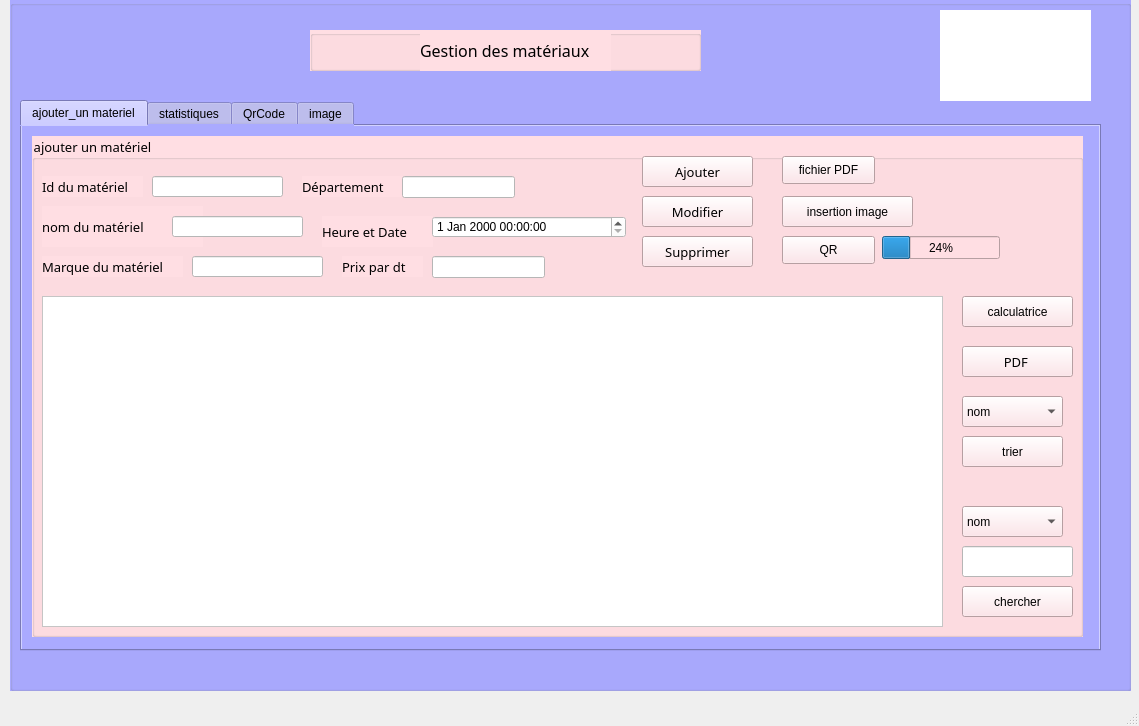
<?xml version="1.0" encoding="UTF-8"?>
<ui version="4.0">
 <class>MainWindow</class>
 <widget class="QMainWindow" name="MainWindow">
  <property name="geometry">
   <rect>
    <x>0</x>
    <y>0</y>
    <width>1139</width>
    <height>726</height>
   </rect>
  </property>
  <property name="windowTitle">
   <string>MainWindow</string>
  </property>
  <widget class="QWidget" name="centralwidget">
   <widget class="QGroupBox" name="groupBox">
    <property name="geometry">
     <rect>
      <x>10</x>
      <y>0</y>
      <width>1121</width>
      <height>691</height>
     </rect>
    </property>
    <property name="styleSheet">
     <string notr="true">background-color: rgb(170, 170, 255);</string>
    </property>
    <property name="title">
     <string/>
    </property>
    <widget class="QGroupBox" name="groupBox_11">
     <property name="geometry">
      <rect>
       <x>300</x>
       <y>30</y>
       <width>391</width>
       <height>41</height>
      </rect>
     </property>
     <property name="styleSheet">
      <string notr="true">background-color: rgb(255, 222, 227);</string>
     </property>
     <property name="title">
      <string/>
     </property>
     <widget class="QLabel" name="label_12">
      <property name="geometry">
       <rect>
        <x>110</x>
        <y>0</y>
        <width>191</width>
        <height>41</height>
       </rect>
      </property>
      <property name="font">
       <font>
        <family>Berlin Sans FB</family>
        <pointsize>12</pointsize>
        <weight>50</weight>
        <italic>false</italic>
        <bold>false</bold>
       </font>
      </property>
      <property name="styleSheet">
       <string notr="true">font: 12pt &quot;Berlin Sans FB&quot;;</string>
      </property>
      <property name="text">
       <string>Gestion des matériaux</string>
      </property>
     </widget>
    </widget>
    <widget class="QTabWidget" name="tabWidget">
     <property name="geometry">
      <rect>
       <x>10</x>
       <y>100</y>
       <width>1081</width>
       <height>551</height>
      </rect>
     </property>
     <property name="currentIndex">
      <number>0</number>
     </property>
     <widget class="QWidget" name="ajouter_un_materiel">
      <attribute name="title">
       <string>ajouter_un materiel</string>
      </attribute>
      <widget class="QGroupBox" name="groupBox_2">
       <property name="geometry">
        <rect>
         <x>10</x>
         <y>10</y>
         <width>1051</width>
         <height>501</height>
        </rect>
       </property>
       <property name="font">
        <font>
         <family>Berlin Sans FB</family>
         <pointsize>10</pointsize>
         <weight>50</weight>
         <italic>false</italic>
         <bold>false</bold>
        </font>
       </property>
       <property name="styleSheet">
        <string notr="true">background-color: rgb(255, 222, 227);
font: 10pt &quot;Berlin Sans FB&quot;;
</string>
       </property>
       <property name="title">
        <string>ajouter un matériel</string>
       </property>
       <widget class="QLabel" name="label">
        <property name="geometry">
         <rect>
          <x>10</x>
          <y>70</y>
          <width>161</width>
          <height>41</height>
         </rect>
        </property>
        <property name="font">
         <font>
          <family>Berlin Sans FB</family>
          <pointsize>10</pointsize>
          <weight>50</weight>
          <italic>false</italic>
          <bold>false</bold>
         </font>
        </property>
        <property name="text">
         <string>nom du matériel</string>
        </property>
       </widget>
       <widget class="QLabel" name="label_2">
        <property name="geometry">
         <rect>
          <x>10</x>
          <y>40</y>
          <width>101</width>
          <height>21</height>
         </rect>
        </property>
        <property name="font">
         <font>
          <family>Berlin Sans FB</family>
          <pointsize>10</pointsize>
          <weight>50</weight>
          <italic>false</italic>
          <bold>false</bold>
         </font>
        </property>
        <property name="text">
         <string>Id du matériel</string>
        </property>
       </widget>
       <widget class="QLineEdit" name="le_id">
        <property name="geometry">
         <rect>
          <x>120</x>
          <y>40</y>
          <width>131</width>
          <height>21</height>
         </rect>
        </property>
        <property name="styleSheet">
         <string notr="true">background-color: rgb(255, 255, 255);</string>
        </property>
        <property name="echoMode">
         <enum>QLineEdit::Password</enum>
        </property>
       </widget>
       <widget class="QLabel" name="label_3">
        <property name="geometry">
         <rect>
          <x>10</x>
          <y>120</y>
          <width>141</width>
          <height>21</height>
         </rect>
        </property>
        <property name="font">
         <font>
          <family>Berlin Sans FB</family>
          <pointsize>10</pointsize>
          <weight>50</weight>
          <italic>false</italic>
          <bold>false</bold>
         </font>
        </property>
        <property name="text">
         <string>Marque du matériel</string>
        </property>
       </widget>
       <widget class="QLabel" name="label_4">
        <property name="geometry">
         <rect>
          <x>270</x>
          <y>40</y>
          <width>101</width>
          <height>21</height>
         </rect>
        </property>
        <property name="font">
         <font>
          <family>Berlin Sans FB</family>
          <pointsize>10</pointsize>
          <weight>50</weight>
          <italic>false</italic>
          <bold>false</bold>
         </font>
        </property>
        <property name="text">
         <string>Département</string>
        </property>
       </widget>
       <widget class="QLabel" name="label_6">
        <property name="geometry">
         <rect>
          <x>290</x>
          <y>80</y>
          <width>111</width>
          <height>31</height>
         </rect>
        </property>
        <property name="font">
         <font>
          <family>Berlin Sans FB</family>
          <pointsize>10</pointsize>
          <weight>50</weight>
          <italic>false</italic>
          <bold>false</bold>
         </font>
        </property>
        <property name="text">
         <string>Heure et Date</string>
        </property>
       </widget>
       <widget class="QLineEdit" name="le_marque">
        <property name="geometry">
         <rect>
          <x>160</x>
          <y>120</y>
          <width>131</width>
          <height>21</height>
         </rect>
        </property>
        <property name="styleSheet">
         <string notr="true">background-color: rgb(255, 255, 255);</string>
        </property>
       </widget>
       <widget class="QDateTimeEdit" name="le_heu_date">
        <property name="geometry">
         <rect>
          <x>400</x>
          <y>80</y>
          <width>194</width>
          <height>22</height>
         </rect>
        </property>
        <property name="styleSheet">
         <string notr="true">background-color: rgb(255, 255, 255);</string>
        </property>
       </widget>
       <widget class="QPushButton" name="pb_ajouter">
        <property name="geometry">
         <rect>
          <x>610</x>
          <y>20</y>
          <width>111</width>
          <height>31</height>
         </rect>
        </property>
        <property name="font">
         <font>
          <family>Berlin Sans FB</family>
          <pointsize>10</pointsize>
          <weight>50</weight>
          <italic>false</italic>
          <bold>false</bold>
         </font>
        </property>
        <property name="text">
         <string>Ajouter</string>
        </property>
       </widget>
       <widget class="QLabel" name="label_10">
        <property name="geometry">
         <rect>
          <x>310</x>
          <y>120</y>
          <width>81</width>
          <height>21</height>
         </rect>
        </property>
        <property name="font">
         <font>
          <family>Berlin Sans FB</family>
          <pointsize>10</pointsize>
          <weight>50</weight>
          <italic>false</italic>
          <bold>false</bold>
         </font>
        </property>
        <property name="text">
         <string>Prix par dt</string>
        </property>
       </widget>
       <widget class="QLineEdit" name="le_nom">
        <property name="geometry">
         <rect>
          <x>140</x>
          <y>80</y>
          <width>131</width>
          <height>21</height>
         </rect>
        </property>
        <property name="styleSheet">
         <string notr="true">background-color: rgb(255, 255, 255);</string>
        </property>
       </widget>
       <widget class="QPushButton" name="pb_modif">
        <property name="geometry">
         <rect>
          <x>610</x>
          <y>60</y>
          <width>111</width>
          <height>31</height>
         </rect>
        </property>
        <property name="font">
         <font>
          <family>Berlin Sans FB</family>
          <pointsize>10</pointsize>
          <weight>50</weight>
          <italic>false</italic>
          <bold>false</bold>
         </font>
        </property>
        <property name="text">
         <string>Modifier</string>
        </property>
       </widget>
       <widget class="QPushButton" name="pb_supprimer">
        <property name="geometry">
         <rect>
          <x>610</x>
          <y>100</y>
          <width>111</width>
          <height>31</height>
         </rect>
        </property>
        <property name="font">
         <font>
          <family>Berlin Sans FB</family>
          <pointsize>10</pointsize>
          <weight>50</weight>
          <italic>false</italic>
          <bold>false</bold>
         </font>
        </property>
        <property name="styleSheet">
         <string notr="true"/>
        </property>
        <property name="text">
         <string>Supprimer</string>
        </property>
       </widget>
       <widget class="QLineEdit" name="le_prix">
        <property name="geometry">
         <rect>
          <x>400</x>
          <y>120</y>
          <width>113</width>
          <height>22</height>
         </rect>
        </property>
        <property name="styleSheet">
         <string notr="true">background-color: rgb(255, 255, 255);</string>
        </property>
       </widget>
       <widget class="QTableView" name="tab_materiel">
        <property name="geometry">
         <rect>
          <x>10</x>
          <y>160</y>
          <width>901</width>
          <height>331</height>
         </rect>
        </property>
        <property name="styleSheet">
         <string notr="true">background-color: rgb(255, 255, 255);</string>
        </property>
       </widget>
       <widget class="QComboBox" name="comboBox_tri">
        <property name="geometry">
         <rect>
          <x>930</x>
          <y>260</y>
          <width>101</width>
          <height>31</height>
         </rect>
        </property>
        <item>
         <property name="text">
          <string>nom</string>
         </property>
        </item>
        <item>
         <property name="text">
          <string>id</string>
         </property>
        </item>
        <item>
         <property name="text">
          <string>prix</string>
         </property>
        </item>
       </widget>
       <widget class="QPushButton" name="pushButton_trie">
        <property name="geometry">
         <rect>
          <x>930</x>
          <y>300</y>
          <width>101</width>
          <height>31</height>
         </rect>
        </property>
        <property name="text">
         <string>trier</string>
        </property>
       </widget>
       <widget class="QLineEdit" name="le_rech">
        <property name="geometry">
         <rect>
          <x>930</x>
          <y>410</y>
          <width>111</width>
          <height>31</height>
         </rect>
        </property>
        <property name="styleSheet">
         <string notr="true">background-color: rgb(255, 255, 255);</string>
        </property>
       </widget>
       <widget class="QPushButton" name="pushButton_Recherche">
        <property name="geometry">
         <rect>
          <x>930</x>
          <y>450</y>
          <width>111</width>
          <height>31</height>
         </rect>
        </property>
        <property name="text">
         <string>chercher</string>
        </property>
       </widget>
       <widget class="QPushButton" name="pdf">
        <property name="geometry">
         <rect>
          <x>930</x>
          <y>210</y>
          <width>111</width>
          <height>31</height>
         </rect>
        </property>
        <property name="font">
         <font>
          <family>Berlin Sans FB</family>
          <pointsize>10</pointsize>
          <weight>50</weight>
          <italic>false</italic>
          <bold>false</bold>
         </font>
        </property>
        <property name="text">
         <string>PDF </string>
        </property>
       </widget>
       <widget class="QLineEdit" name="le_departement">
        <property name="geometry">
         <rect>
          <x>370</x>
          <y>40</y>
          <width>113</width>
          <height>22</height>
         </rect>
        </property>
        <property name="styleSheet">
         <string notr="true">background-color: rgb(255, 255, 255);</string>
        </property>
       </widget>
       <widget class="QComboBox" name="comboBox_chercher">
        <property name="geometry">
         <rect>
          <x>930</x>
          <y>370</y>
          <width>101</width>
          <height>31</height>
         </rect>
        </property>
        <item>
         <property name="text">
          <string>nom</string>
         </property>
        </item>
        <item>
         <property name="text">
          <string>id</string>
         </property>
        </item>
        <item>
         <property name="text">
          <string>marque</string>
         </property>
        </item>
        <item>
         <property name="text">
          <string>departement</string>
         </property>
        </item>
       </widget>
       <widget class="QProgressBar" name="progressBar">
        <property name="geometry">
         <rect>
          <x>850</x>
          <y>100</y>
          <width>118</width>
          <height>23</height>
         </rect>
        </property>
        <property name="value">
         <number>24</number>
        </property>
       </widget>
       <widget class="QPushButton" name="pb_qr">
        <property name="geometry">
         <rect>
          <x>750</x>
          <y>100</y>
          <width>93</width>
          <height>28</height>
         </rect>
        </property>
        <property name="text">
         <string>QR</string>
        </property>
       </widget>
       <widget class="QPushButton" name="inserer_image">
        <property name="geometry">
         <rect>
          <x>750</x>
          <y>60</y>
          <width>131</width>
          <height>31</height>
         </rect>
        </property>
        <property name="text">
         <string>insertion image</string>
        </property>
       </widget>
       <widget class="QPushButton" name="pb_pdf1">
        <property name="geometry">
         <rect>
          <x>750</x>
          <y>20</y>
          <width>93</width>
          <height>28</height>
         </rect>
        </property>
        <property name="text">
         <string>fichier PDF</string>
        </property>
       </widget>
       <widget class="QPushButton" name="calcul">
        <property name="geometry">
         <rect>
          <x>930</x>
          <y>160</y>
          <width>111</width>
          <height>31</height>
         </rect>
        </property>
        <property name="text">
         <string>calculatrice</string>
        </property>
       </widget>
      </widget>
     </widget>
     <widget class="QWidget" name="tab">
      <attribute name="title">
       <string>statistiques</string>
      </attribute>
      <widget class="QGroupBox" name="groupBox_6">
       <property name="geometry">
        <rect>
         <x>0</x>
         <y>10</y>
         <width>1071</width>
         <height>501</height>
        </rect>
       </property>
       <property name="font">
        <font>
         <family>Berlin Sans FB</family>
         <pointsize>10</pointsize>
         <weight>50</weight>
         <italic>false</italic>
         <bold>false</bold>
        </font>
       </property>
       <property name="styleSheet">
        <string notr="true">background-color: rgb(255, 222, 227);
font: 10pt &quot;Berlin Sans FB&quot;;</string>
       </property>
       <property name="title">
        <string>statistiques</string>
       </property>
       <widget class="QFrame" name="horizontalFrame">
        <property name="geometry">
         <rect>
          <x>20</x>
          <y>30</y>
          <width>1021</width>
          <height>441</height>
         </rect>
        </property>
        <layout class="QHBoxLayout" name="horizontalLayout"/>
       </widget>
      </widget>
     </widget>
     <widget class="QWidget" name="tab_3">
      <attribute name="title">
       <string>QrCode</string>
      </attribute>
      <widget class="QLabel" name="qrcode">
       <property name="geometry">
        <rect>
         <x>90</x>
         <y>20</y>
         <width>791</width>
         <height>471</height>
        </rect>
       </property>
       <property name="styleSheet">
        <string notr="true">background-color: rgb(255, 255, 255);</string>
       </property>
       <property name="text">
        <string/>
       </property>
      </widget>
     </widget>
     <widget class="QWidget" name="tab_4">
      <attribute name="title">
       <string>image</string>
      </attribute>
      <widget class="QLabel" name="label_image">
       <property name="geometry">
        <rect>
         <x>100</x>
         <y>20</y>
         <width>881</width>
         <height>471</height>
        </rect>
       </property>
       <property name="styleSheet">
        <string notr="true">background-color: rgb(255, 255, 255);</string>
       </property>
       <property name="text">
        <string/>
       </property>
      </widget>
     </widget>
    </widget>
    <widget class="QLabel" name="image">
     <property name="geometry">
      <rect>
       <x>930</x>
       <y>10</y>
       <width>151</width>
       <height>91</height>
      </rect>
     </property>
     <property name="styleSheet">
      <string notr="true">background-color: rgb(255, 255, 255);</string>
     </property>
     <property name="text">
      <string/>
     </property>
    </widget>
   </widget>
  </widget>
  <widget class="QMenuBar" name="menubar">
   <property name="geometry">
    <rect>
     <x>0</x>
     <y>0</y>
     <width>1139</width>
     <height>26</height>
    </rect>
   </property>
  </widget>
  <widget class="QStatusBar" name="statusbar"/>
 </widget>
 <resources/>
 <connections/>
</ui>
